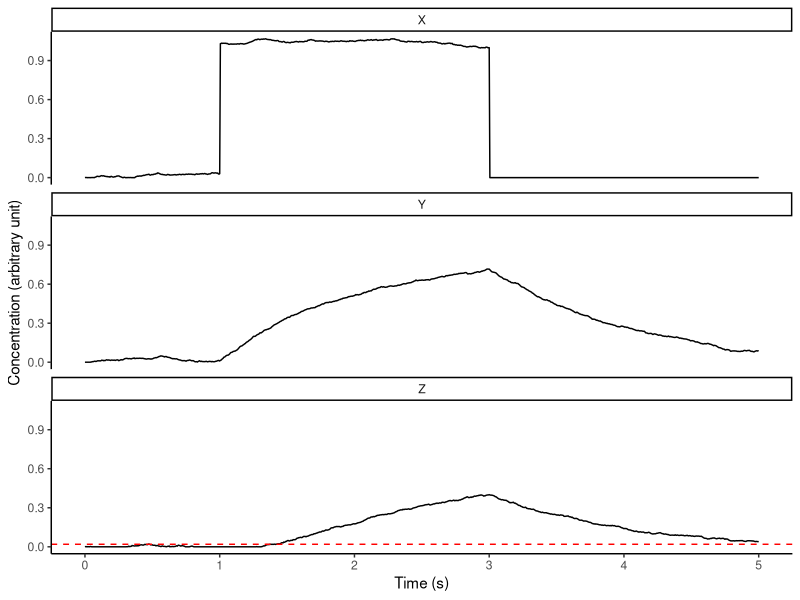
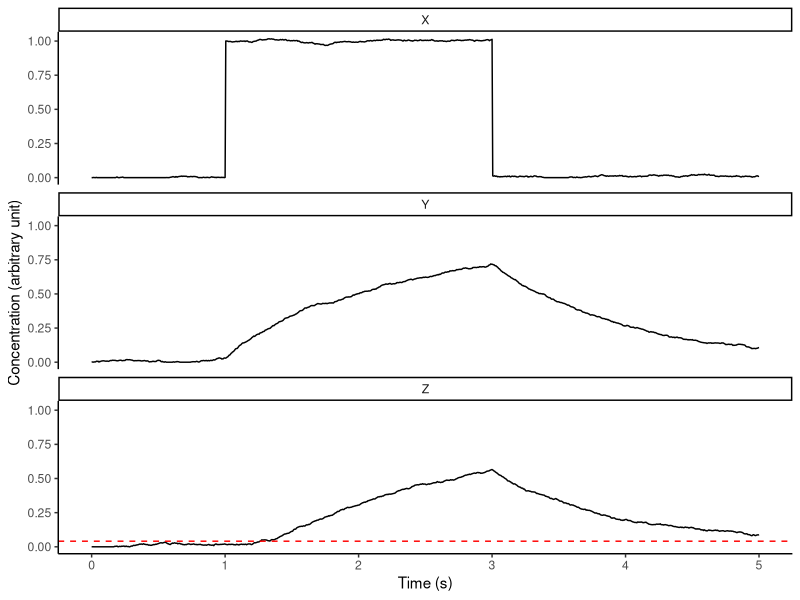
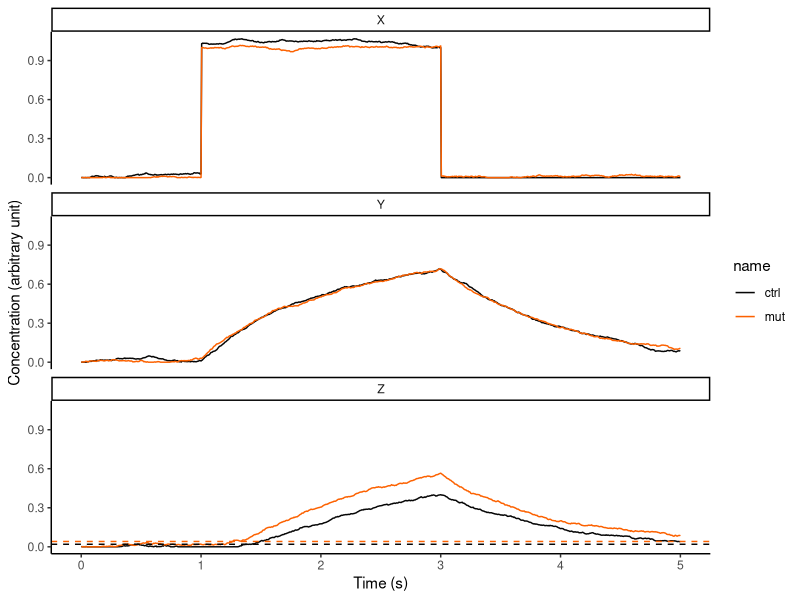
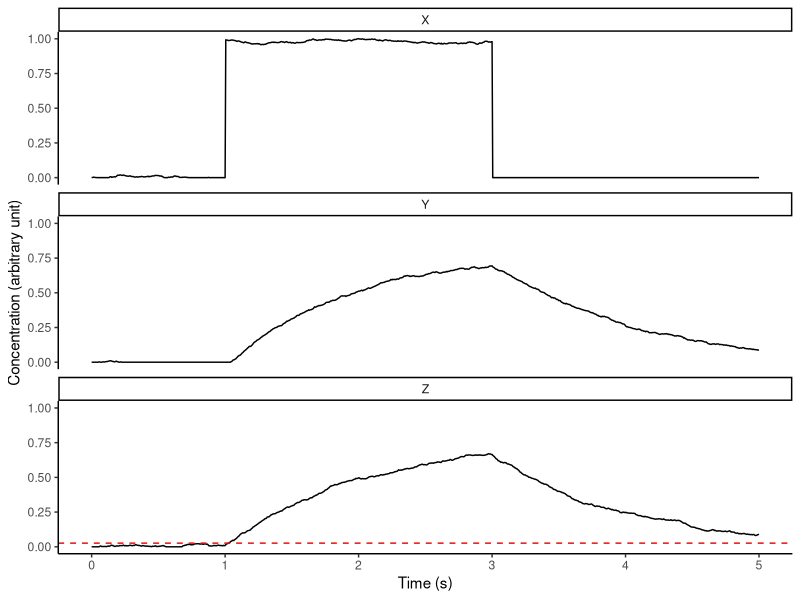
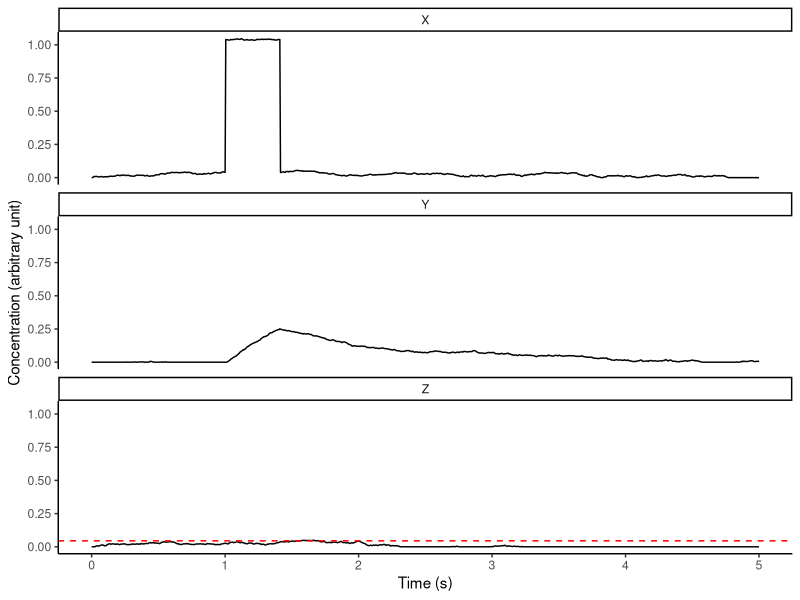
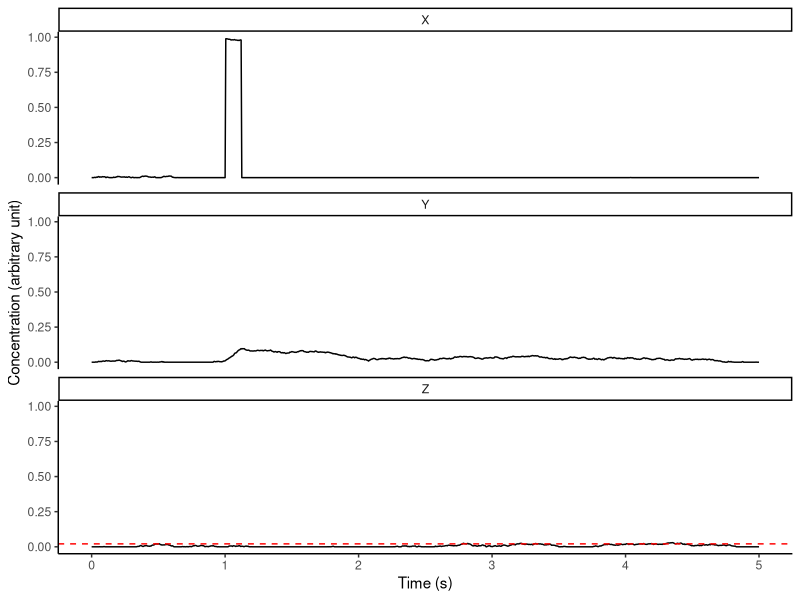
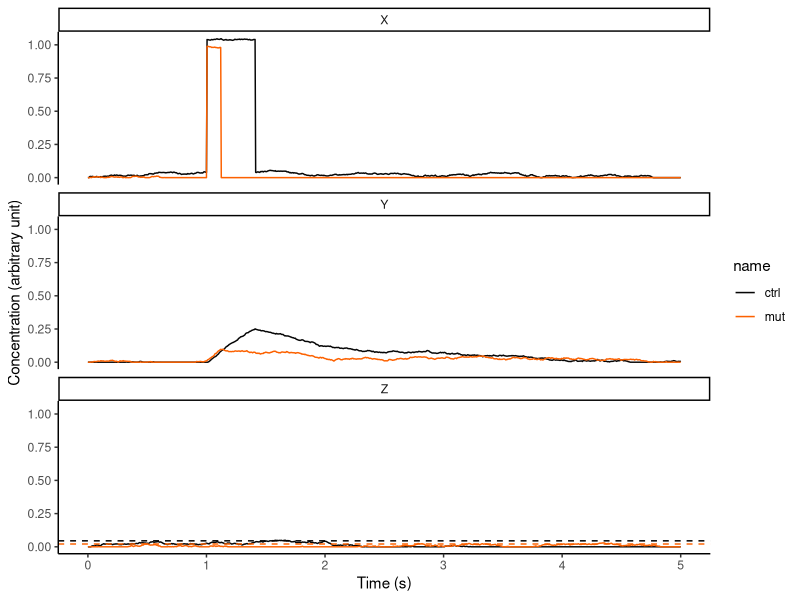
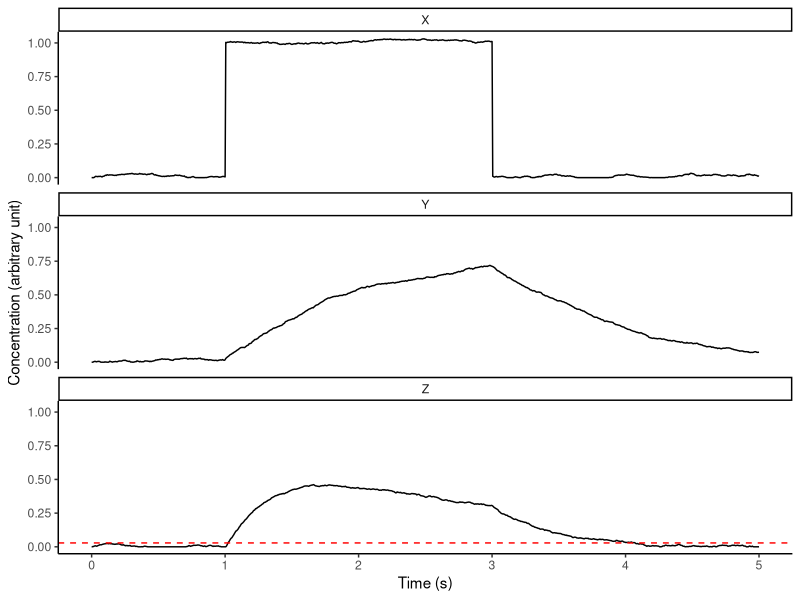

Reproduce these figures in R, in order. (Note: this script raises an error after producing the figures.)
# CBSB3 Mini Project 6: Modelling Gene Regulatory Circuitry

#### Import ####
library(tidyverse)
library(deSolve)
library(data.table)

#### Activation & Repression Functions ####
activation_regulator <- function(u, Ku, v=0, Kv=1, H=2){
  return((u/Ku)^H / (1 + (u/Ku)^H + (v/Kv)^H))
}

repression_regulator <- function(u, Ku, v=0, Kv=1, H=2){
  return(1 / (1 + (u/Ku)^H + (v/Kv)^H))
}

#### And & Or Gates ####
and_gate <- function(X, Kx, X_sign, Y, Ky, Y_sign, H=2){
  # get X effect
  if(X_sign == 1){
    fx <- activation_regulator(X, Kx, H=H)
  }else{
    fx <- repression_regulator(X, Kx, H=H)
  }
  # get Y effect
  if(Y_sign == 1){
    fy <- activation_regulator(Y, Ky, H=H)
  }else{
    fy <- repression_regulator(Y, Ky, H=H)
  }
  return(fx * fy)
}

or_gate <- function(X, Kx, X_sign, Y, Ky, Y_sign, H=2){
  # get X effect
  if(X_sign == 1){
    fx <- activation_regulator(X, Kx, Y, Ky, H=H)
  }else{
    fx <- repression_regulator(X, Kx, Y, Ky, H=H)
  }
  # get Y effect
  if(Y_sign == 1){
    fy <- activation_regulator(Y, Ky, X, Kx, H=H)
  }else{
    fy <- repression_regulator(Y, Ky, X, Kx, H=H)
  }
  return(fx + fy)
}

#### Generalized Feed-forward Motif Model ####
ffl_model <- function(t, vars, params){
  # extract variables
  X <- vars[1]
  Y <- vars[2]
  Z <- vars[3]
  # extract params
  By=params["By"]
  Bz=params["Bz"]
  alphay=params["alphay"]
  alphaz=params["alphaz"]
  betay=params["betay"]
  betaz=params["betaz"]
  Kxy=params["Kxy"]
  Kxz=params["Kxz"]
  Kyz=params["Kyz"]
  H=params["H"]
  sign.xy=params["sign.xy"]
  sign.xz=params["sign.xz"]
  sign.yz=params["sign.yz"]
  and.or=params["and.or"]
  
  # dYdt
  if(sign.xy == 1){
    y.regulation <- activation_regulator(X, Kxy, H=H)
  }else{
    y.regulation <- repression_regulator(X, Kxy, H=H)
  }
  dYdt <- By + betay * y.regulation - alphay * Y
  
  # dZdt
  if(and.or == 1){
    z.regulation <- and_gate(X, Kxz, sign.xz, Y, Kyz, sign.yz, H)
  }else{
    z.regulation <- or_gate(X, Kxz, sign.xz, Y, Kyz, sign.yz, H)
  }
  dZdt <- Bz + betaz * z.regulation - alphaz * Z
  
  return(list(c(0, dYdt, dZdt)))
}

####Simulation & Plot ####
simulation_model <- function(model, vars, times, params, X.times, X.vals, 
                             noise.mean=0, noise.sd=NA,
                             mode='df', pheno=NA, noise.thres=0){
  # X input events
  events <- data.frame(var="X", time=X.times, value=X.vals,
                       method="add")
  # phenotypic noise
  if(!is.na(noise.sd)){
    X.noise <- data.frame(var="X", time=times, 
                          value=rnorm(length(times), noise.mean, noise.sd),
                          method="add")
    Y.noise <- data.frame(var="Y", time=times, 
                          value=rnorm(length(times), noise.mean, noise.sd),
                          method="add")
    Z.noise <- data.frame(var="Z", time=times, 
                          value=rnorm(length(times), noise.mean, noise.sd),
                          method="add")
    events <- rbind(events, X.noise, Y.noise, Z.noise) %>% arrange(time)
  }
  
  # simulation
  sim.res <- ode(
    func=model,
    y=vars,
    times=times,
    parms=params,
    events=list(data = events)
  ) %>% as.data.frame()
  # remove negative points
  sim.res[sim.res < 0] <- 0
  
  # if we filter by noise sd:
  if(noise.thres > 0){
    true.noise.sd <- 0
    while(true.noise.sd < noise.thres){
      # X input events
      events <- data.frame(var="X", time=X.times, value=X.vals,
                           method="add")
      X.noise <- data.frame(var="X", time=times, 
                            value=rnorm(length(times), noise.mean, noise.sd),
                            method="add")
      Y.noise <- data.frame(var="Y", time=times, 
                            value=rnorm(length(times), noise.mean, noise.sd),
                            method="add")
      Z.noise <- data.frame(var="Z", time=times, 
                            value=rnorm(length(times), noise.mean, noise.sd),
                            method="add")
      events <- rbind(events, X.noise, Y.noise, Z.noise) %>% arrange(time)
      # simulation
      sim.res <- ode(
        func=model,
        y=vars,
        times=times,
        parms=params,
        events=list(data = events)
      ) %>% as.data.frame()
      # remove negative points
      sim.res[sim.res < 0] <- 0
      
      true.noise.sd <- sd(sim.res$Z[sim.res$time < X.times[1]])
      #print(true.noise.sd)
    }
  }
  
  if(mode=='df'){
    return(sim.res)
  }else if(mode=='pheno'){
    # get baseline
    baseline.rows <- sim.res %>%
      filter(time < X.times[1])
    Z.mean <- mean(baseline.rows$Z)
    Z.sd <- sd(baseline.rows$Z)
    # get after onset
    onset.rows <- sim.res %>%
      filter(time >= X.times[1])
    
    if(pheno=='response.time.on'){
      sig.rows <- onset.rows %>%
        filter(Z > Z.mean + 3*Z.sd)
      res <- sig.rows$time[1] - X.times[1]
      
    }else if(pheno=='pulse'){
      sig.rows <- sim.res %>% filter(Z > Z.mean + 3*Z.sd)
      res <- max(sig.rows$time) - min(sig.rows$time)
      
    }else if(pheno=='response.time.off'){
      sig.rows <- onset.rows %>%
        filter((Z < Z.mean + 3*Z.sd) & time >= X.times[2])
      res <- sig.rows$time[1] - X.times[2]
      
    }else if(pheno=='FCD'){
      first.fcd <- sim.res %>% filter(time > 5 & time < 10)
      fcd1 <- max(first.fcd$Z)
      second.fcd <- sim.res %>% filter(time > 10 & time < 15)
      fcd2 <- max(second.fcd$Z)
      res <- fcd1 / fcd2
      
    }else if(pheno=='persistence'){
      onset.rows <- sim.res %>% filter(time > 1 & time < 2)
      res <- mean(baseline.rows$Z) - mean(onset.rows$Z)
    }
    return(res)
  }
}

plot_time_course <- function(sim.res, x.time=1){
  # get baseline
  baseline.rows <- sim.res %>%
    filter(time < x.time)
  Z.mean <- mean(baseline.rows$Z)
  Z.sd <- sd(baseline.rows$Z)
  # plot
  ggplot(sim.res %>% gather(variable, value, -time)) +
    geom_line(aes(x=time, y=value)) +
    geom_hline(data=sim.res %>% gather(variable, value, -time) %>% filter(variable=="Z"),
               linetype="dashed", aes(yintercept = Z.mean + 3*Z.sd), color="red") +
    theme_classic() +
    ylab("Concentration (arbitrary unit)") +
    xlab("Time (s)") +
    facet_wrap(~variable, ncol=1)
}

#### Test Cases ####

## CFFL1

# AND gate
default.vars <- c(
  X=0,
  Y=0,
  Z=0
)
global.params.cffl1.and <- c(
  # reaction related
  By=0.0,
  Bz=0.0,
  alphay=1,
  alphaz=1,
  betay=1,
  betaz=1,
  # regulation related
  Kxy=0.5,
  Kxz=0.5,
  Kyz=0.5,
  H=2
)
global.params.cffl1.and.ctrl <- c(
  # reaction related
  By=0.0,
  Bz=0.0,
  alphay=1,
  alphaz=1,
  betay=1,
  betaz=1,
  # regulation related
  Kxy=0.5,
  Kxz=0.5,
  Kyz=0.00001,
  H=2
)
global.params.cffl1.and.mut <- c(
  # reaction related
  By=0.0,
  Bz=0.0,
  alphay=1,
  alphaz=1,
  betay=1,
  betaz=1,
  # regulation related
  Kxy=0.5,
  Kxz=0.5,
  Kyz=0.25,
  H=2
)
cffl1.and.params <- c(
  sign.xy=1,
  sign.xz=1,
  sign.yz=1,
  and.or=1
)

# facet wrap plot for mutant vs WT
combine_mut_plot <- function(df, dfmut, x.time=1){
  # get baselines
  baseline.rows <- df %>%
    filter(time < x.time)
  Z.mean <- mean(baseline.rows$Z)
  Z.sd <- sd(baseline.rows$Z)
  
  baseline.rows.mut <- dfmut %>%
    filter(time < x.time)
  Z.mean.mut <- mean(baseline.rows.mut$Z)
  Z.sd.mut <- sd(baseline.rows.mut$Z)
  
  # name rows
  df$name <- "ctrl"
  dfmut$name <- "mut"
  sim.res <- rbind(df, dfmut)
  
  # plot
  ggplot(sim.res %>% gather(variable, value, -c(time, name))) +
    geom_line(aes(x=time, y=value, color=name)) +
    geom_hline(data=sim.res %>% gather(variable, value, -time) %>% filter(variable=="Z"),
               linetype="dashed", aes(yintercept = Z.mean + 3*Z.sd), color="#050505") +
    geom_hline(data=sim.res %>% gather(variable, value, -time) %>% filter(variable=="Z"),
               linetype="dashed", aes(yintercept = Z.mean.mut + 3*Z.sd.mut), color="#fc6100") +
    theme_classic() +
    ylab("Concentration (arbitrary unit)") +
    scale_color_manual(values = c("#050505", "#fc6100")) +
    xlab("Time (s)") +
    facet_wrap(~variable, ncol=1)
}


# persistent X
cffl1.and.pers <- simulation_model(ffl_model, default.vars, 
                                   seq(0, 5, 0.005), c(global.params.cffl1.and, cffl1.and.params),
                                   c(1, 3), c(2, -2), noise.sd = 0.002, noise.thres = 0.005)
plot_time_course(cffl1.and.pers)

# mut
cffl1.and.pers.mut <- simulation_model(ffl_model, default.vars, 
                                       seq(0, 5, 0.005), c(global.params.cffl1.and.mut, cffl1.and.params),
                                       c(1, 3), c(2, -2), noise.sd = 0.002, noise.thres = 0.005)
plot_time_course(cffl1.and.pers.mut)

# put together
combine_mut_plot(cffl1.and.pers, cffl1.and.pers.mut)



# persistent X ctrl simple regulation
cffl1.and.pers.ctrl <- simulation_model(ffl_model, default.vars, 
                                        seq(0, 5, 0.005), c(global.params.cffl1.and.ctrl, 
                                                            cffl1.and.params),
                                        c(1, 3), c(2, -2), noise.sd = 0.002, noise.thres = 0.005)
plot_time_course(cffl1.and.pers.ctrl)

# transient X
cffl1.and.trans <- simulation_model(ffl_model, default.vars, 
                                    seq(0, 5, 0.005), c(global.params.cffl1.and, cffl1.and.params),
                                    c(1, 1.41), c(2, -2), noise.sd = 0.002, noise.thres = 0.005)
plot_time_course(cffl1.and.trans)

cffl1.and.trans.mut <- simulation_model(ffl_model, default.vars, 
                                        seq(0, 5, 0.005), c(global.params.cffl1.and.mut, cffl1.and.params),
                                        c(1, 1.12), c(2, -2), noise.sd = 0.002, noise.thres = 0.005)
plot_time_course(cffl1.and.trans.mut)

# plot together
combine_mut_plot(cffl1.and.trans, cffl1.and.trans.mut)



## IFFL1

# pulse
global.params.pulse <- c(
  # reaction related
  By=0,
  Bz=0,
  alphay=1,
  alphaz=2,
  betay=1,
  betaz=2,
  # regulation related
  Kxy=0.5,
  Kxz=0.5,
  Kyz=0.5,
  H=2
)
global.params.pulse.noy <- c(
  # reaction related
  By=0,
  Bz=0,
  alphay=1,
  alphaz=2,
  betay=0,
  betaz=2,
  # regulation related
  Kxy=0.5,
  Kxz=0.5,
  Kyz=0.5,
  H=2
)
global.params.pulse.mut <- c(
  # reaction related
  By=0,
  Bz=0,
  alphay=1,
  alphaz=2,
  betay=1,
  betaz=2,
  # regulation related
  Kxy=0.5,
  Kxz=0.5,
  Kyz=1,
  H=2
)
iffl1.and.params <- c(
  sign.xy=1,
  sign.xz=1,
  sign.yz=-1,
  and.or=1
)

# WT
iffl1.pulse <- simulation_model(ffl_model, default.vars, 
                                seq(0, 5, 0.005), c(global.params.pulse, iffl1.and.params),
                                c(1, 3), c(2, -2), noise.sd = 0.002, noise.thres = 0.005)
plot_time_course(iffl1.pulse)

# mutant
iffl1.pulse.mut <- simulation_model(ffl_model, default.vars, 
                                    seq(0, 5, 0.005), c(global.params.pulse.mut, iffl1.and.params),
                                    c(1, 3), c(2, -2), noise.sd = 0.002, noise.thres = 0.005)
plot_time_course(iffl1.pulse.mut)

# plot together
combine_mut_plot(iffl1.pulse, iffl1.pulse.mut)

# simple regulation
iffl1.pulse.ctrl <- simulation_model(ffl_model, default.vars, 
                                seq(0, 5, 0.005), 
                                c(global.params.pulse.noy, iffl1.and.params),
                                c(1, 3), c(2, -2), 
                                noise.sd = 0.002, noise.thres = 0.005)
plot_time_course(iffl1.pulse.ctrl)



# FCD
ffl_fcd_model <- function(t, vars, params){
  # extract variables
  X <- vars[1]
  Y <- vars[2]
  Z <- vars[3]
  # extract params
  By=params["By"]
  Bz=params["Bz"]
  alphay=params["alphay"]
  alphaz=params["alphaz"]
  betay=params["betay"]
  betaz=params["betaz"]
  Kxy=params["Kxy"]
  Kxz=params["Kxz"]
  Kyz=params["Kyz"]
  H=params["H"]
  
  # dYdt
  dYdt <- By + betay * X - alphay * Y
  
  # dZdt
  dZdt <- Bz + betaz * X / Y - alphaz * Z
  
  return(list(c(0, dYdt, dZdt)))
}

default.vars.fcd <- c(
  X=2,
  Y=2,
  Z=5
)
global.params.fcd <- c(
  # reaction related
  By=0,
  Bz=0,
  alphay=1,
  alphaz=1,
  betay=1,
  betaz=5,
  # # regulation related
  # Kxy=0.5,
  # Kxz=0.5,
  # Kyz=0.5,
  H=2
)
iffl1.fcd <- simulation_model(ffl_fcd_model, default.vars.fcd, 
                              seq(0, 20, 0.01), c(global.params.fcd, iffl1.and.params),
                              c(5, 10), c(4, 8), noise.sd = 0.005)
plot_time_course(iffl1.fcd)

mean.fcd <- mean_time_course(ffl_fcd_model, default.vars.fcd, 
                             seq(0, 20, 0.01), c(global.params.fcd, iffl1.and.params),
                             c(5, 10), c(4, 8), noise.sd = 0.005,
                             n=10)
plot_time_course(mean.fcd)


#### Robustness Related####

## Add Noise to time course sim (done built-in)

## Define Measurable Phenotype from SE of baseline level

## generalized phenotype simulation function
batch_simulation_pheno <- function(model, default.vars, times, global.params, model.params,
                                   X.times, X.vals,
                                   pheno, n=1000, noise.sd=0.002, noise.thres=0.01){
  phenos <- c()
  # start simulation
  for(i in 1:n){
    res <- simulation_model(model, default.vars, 
                            times, c(global.params, model.params),
                            X.times, X.vals, noise.sd = noise.sd,
                            mode = 'pheno', pheno = pheno, noise.thres=noise.thres)
    phenos <- c(phenos, res)
    print(i)
  }
  return(phenos)
}

## delay
and.response.time.phenos <- batch_simulation_pheno(ffl_model, default.vars,
                                                   seq(0, 5, 0.005),
                                                   global.params.cffl1.and,
                                                   cffl1.and.params,
                                                   c(1, 2), c(2, -2),
                                                   'response.time.on',
                                                   n=100, noise.sd=0.002,
                                                   noise.thres=0.005)
hist(and.response.time.phenos)
mean(and.response.time.phenos)

# ctrl
and.response.time.phenos.ctrl <- batch_simulation_pheno(ffl_model, default.vars,
                                                        seq(0, 5, 0.005),
                                                        global.params.cffl1.and.ctrl,
                                                        cffl1.and.params,
                                                        c(1, 2), c(2, -2),
                                                        'response.time.on',
                                                        n=100, noise.sd=0.002,
                                                        noise.thres=0.005)
hist(and.response.time.phenos.ctrl)


# before adding mutations, first quantify phenotype
mean(and.response.time.phenos)
t.test(and.response.time.phenos, and.response.time.phenos.ctrl)

# mutate
and.response.time.phenos.mut <- batch_simulation_pheno(ffl_model, default.vars,
                                                       seq(0, 5, 0.005),
                                                       global.params.cffl1.and.mut,
                                                       cffl1.and.params,
                                                       c(1, 2), c(2, -2),
                                                       'response.time.on',
                                                       n=100, noise.sd=0.002,
                                                       noise.thres=0.005)

t.test(and.response.time.phenos, and.response.time.phenos.mut)

## persistence using binary search
find_persistence <- function(mode="sequential", interval=seq(0.1,1,0.1), n=10, precision=0.01,
                             start=0, end=1, params=global.params.cffl1.and){
  if(mode=="sequential"){
    for(int in interval){
      diff <- tryCatch(
        expr = {
          batch_simulation_pheno(ffl_model, default.vars,
                                 seq(0, 5, 0.005),
                                 global.params.cffl1.and,
                                 cffl1.and.params,
                                 c(1, 1 + int), c(2, -2),
                                 'persistence',
                                 n=n, noise.sd=0.002,
                                 noise.thres=0.005)
        },
        error = function(e){
          batch_simulation_pheno(ffl_model, default.vars,
                                 seq(0, 5, 0.005),
                                 global.params.cffl1.and,
                                 cffl1.and.params,
                                 c(1, 1 + int + 0.001), c(2, -2),
                                 'persistence',
                                 n=n, noise.sd=0.002,
                                 noise.thres=0.005)
        }
      )
      
      ttest.res <- t.test(diff, mu=0)
      if(ttest.res$p.value <= 0.05){
        return(int)
      }
      print(1+int)
    }
  }else if(mode=="binary"){
    while(end - start > precision){
      curr <- (end + start)/2
      
      print(paste("testing:", curr))
      
      curr.diff <- tryCatch(
        expr = {
          batch_simulation_pheno(ffl_model, default.vars,
                                 seq(0, 5, 0.005),
                                 params,
                                 cffl1.and.params,
                                 c(1, 1 + curr), c(2, -2),
                                 'persistence',
                                 n=n, noise.sd=0.002,
                                 noise.thres=0.005)
        },
        error = function(e){
          batch_simulation_pheno(ffl_model, default.vars,
                                 seq(0, 5, 0.005),
                                 params,
                                 cffl1.and.params,
                                 c(1, 1 + curr + 0.001), c(2, -2),
                                 'persistence',
                                 n=n, noise.sd=0.002,
                                 noise.thres=0.005)
        }
      )
      # if sig, move end to curr, else, move start to curr
      if(t.test(curr.diff, mu=0, alternative="less")$p.value <= 0.05){
        end <- curr
        print(paste("moving end to:", curr))
      }else{
        start <- curr
        print(paste("moving start to:", curr))
      }
      
    }
    return(curr)
  }
  
  return(NA)
}

pers.base.onset.diff <- batch_simulation_pheno(ffl_model, default.vars,
                                               seq(0, 5, 0.005),
                                               global.params.cffl1.and,
                                               cffl1.and.params,
                                               c(1, 1.33), c(2, -2),
                                               'persistence',
                                               n=5, noise.sd=0.002,
                                               noise.thres=0.005)


hist(pers.base.onset.diff)
t.test(pers.base.onset.diff, mu=0)


# find persistence
find_persistence(mode="sequential", seq(0.05,0.2,0.01), n=5)

find_persistence(mode="binary", n=10)

find_persistence(mode="binary", n=10, params = global.params.cffl1.and.mut)

find_persistence(mode="binary", n=10, params = global.params.cffl1.and.ctrl, precision = 0.001)

## pulse
pulse.phenos <- batch_simulation_pheno(ffl_model, default.vars,
                                       seq(0, 5, 0.005),
                                       global.params.pulse,
                                       iffl1.and.params,
                                       c(1, 3), c(2, -2),
                                       'pulse',
                                       n=100, noise.sd=0.002,
                                       noise.thres=0.005)
hist(pulse.phenos)

pulse.ctrl.phenos <- batch_simulation_pheno(ffl_model, default.vars,
                                            seq(0, 5, 0.005),
                                            global.params.pulse.noy,
                                            iffl1.and.params,
                                            c(1, 3), c(2, -2),
                                            'pulse',
                                            n=100, noise.sd=0.002,
                                            noise.thres=0.005)
hist(pulse.ctrl.phenos)

t.test(pulse.phenos, pulse.ctrl.phenos)

pulse.phenos.mut <- batch_simulation_pheno(ffl_model, default.vars,
                                           seq(0, 5, 0.005),
                                           global.params.pulse.mut,
                                           iffl1.and.params,
                                           c(1, 3), c(2, -2),
                                           'pulse',
                                           n=100, noise.sd=0.002,
                                           noise.thres=0.005)
hist(pulse.phenos.mut)

t.test(pulse.phenos, pulse.phenos.mut)


## FCD
example.fcd <- batch_simulation_pheno(ffl_fcd_model, default.vars.fcd,
                                      seq(0, 20, 0.01),
                                      global.params.cffl1.and,
                                      cffl1.and.params,
                                      c(5, 10), c(4, 8),
                                      'FCD',
                                      n=100, noise.sd=0.002, noise.thres = 0)
hist(example.fcd)
t.test(example.fcd, mu=1)
